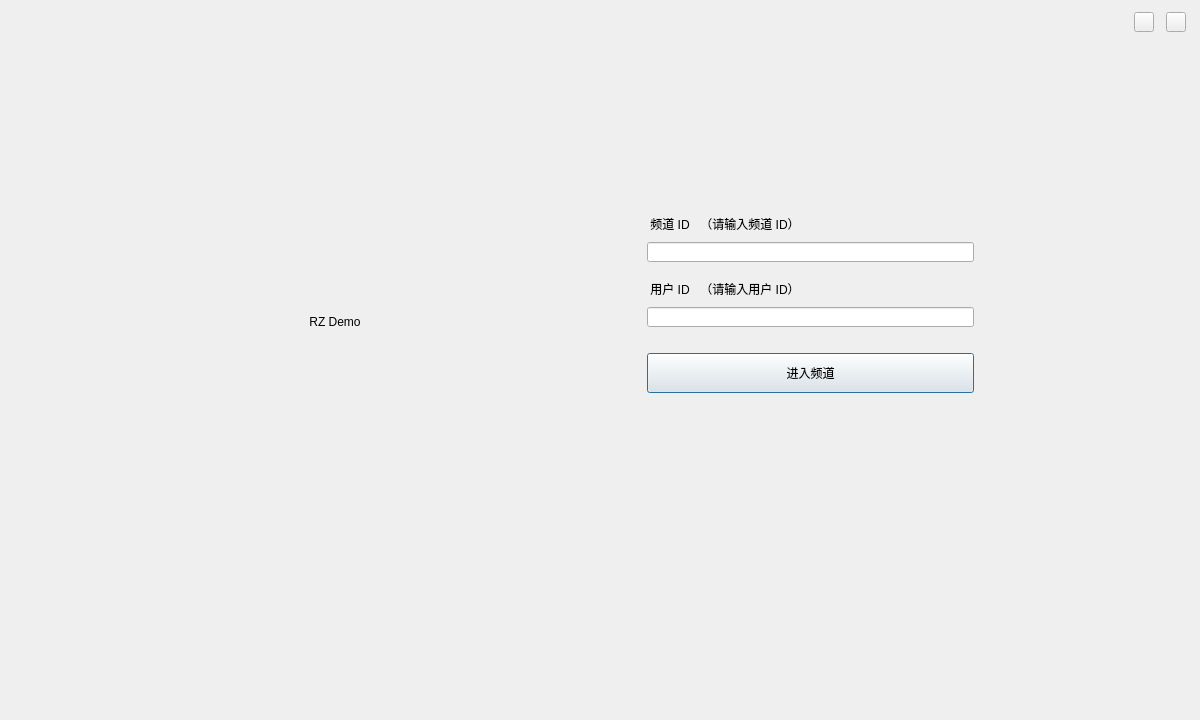
<?xml version="1.0" encoding="UTF-8"?>
<ui version="4.0">
 <class>PaasTestClass</class>
 <widget class="QDialog" name="PaasTestClass">
  <property name="geometry">
   <rect>
    <x>0</x>
    <y>0</y>
    <width>1200</width>
    <height>720</height>
   </rect>
  </property>
  <property name="sizePolicy">
   <sizepolicy hsizetype="Fixed" vsizetype="Fixed">
    <horstretch>0</horstretch>
    <verstretch>0</verstretch>
   </sizepolicy>
  </property>
  <property name="windowTitle">
   <string>PaasTest</string>
  </property>
  <widget class="QLabel" name="label_logo">
   <property name="geometry">
    <rect>
     <x>183</x>
     <y>284</y>
     <width>304</width>
     <height>76</height>
    </rect>
   </property>
   <property name="sizePolicy">
    <sizepolicy hsizetype="Fixed" vsizetype="Fixed">
     <horstretch>0</horstretch>
     <verstretch>0</verstretch>
    </sizepolicy>
   </property>
   <property name="text">
    <string>RZ Demo</string>
   </property>
   <property name="alignment">
    <set>Qt::AlignCenter</set>
   </property>
  </widget>
  <widget class="QLabel" name="label_yaxis">
   <property name="geometry">
    <rect>
     <x>576</x>
     <y>223</y>
     <width>1</width>
     <height>160</height>
    </rect>
   </property>
   <property name="sizePolicy">
    <sizepolicy hsizetype="Fixed" vsizetype="Fixed">
     <horstretch>0</horstretch>
     <verstretch>0</verstretch>
    </sizepolicy>
   </property>
   <property name="text">
    <string/>
   </property>
  </widget>
  <widget class="QLabel" name="label_channelid">
   <property name="geometry">
    <rect>
     <x>647</x>
     <y>214</y>
     <width>46</width>
     <height>19</height>
    </rect>
   </property>
   <property name="sizePolicy">
    <sizepolicy hsizetype="Fixed" vsizetype="Fixed">
     <horstretch>0</horstretch>
     <verstretch>0</verstretch>
    </sizepolicy>
   </property>
   <property name="text">
    <string>频道 ID</string>
   </property>
   <property name="alignment">
    <set>Qt::AlignCenter</set>
   </property>
  </widget>
  <widget class="QLabel" name="label_uid">
   <property name="geometry">
    <rect>
     <x>647</x>
     <y>279</y>
     <width>46</width>
     <height>19</height>
    </rect>
   </property>
   <property name="sizePolicy">
    <sizepolicy hsizetype="Fixed" vsizetype="Fixed">
     <horstretch>0</horstretch>
     <verstretch>0</verstretch>
    </sizepolicy>
   </property>
   <property name="text">
    <string>用户 ID</string>
   </property>
   <property name="alignment">
    <set>Qt::AlignCenter</set>
   </property>
  </widget>
  <widget class="QLineEdit" name="lineEdit_channelid">
   <property name="geometry">
    <rect>
     <x>647</x>
     <y>242</y>
     <width>327</width>
     <height>20</height>
    </rect>
   </property>
  </widget>
  <widget class="QLineEdit" name="lineEdit_uid">
   <property name="geometry">
    <rect>
     <x>647</x>
     <y>307</y>
     <width>327</width>
     <height>20</height>
    </rect>
   </property>
  </widget>
  <widget class="QPushButton" name="pushButton_join">
   <property name="geometry">
    <rect>
     <x>647</x>
     <y>353</y>
     <width>327</width>
     <height>40</height>
    </rect>
   </property>
   <property name="sizePolicy">
    <sizepolicy hsizetype="Fixed" vsizetype="Fixed">
     <horstretch>0</horstretch>
     <verstretch>0</verstretch>
    </sizepolicy>
   </property>
   <property name="text">
    <string>进入频道</string>
   </property>
  </widget>
  <widget class="QLabel" name="label_channelid_tip">
   <property name="geometry">
    <rect>
     <x>693</x>
     <y>214</y>
     <width>114</width>
     <height>19</height>
    </rect>
   </property>
   <property name="sizePolicy">
    <sizepolicy hsizetype="Fixed" vsizetype="Fixed">
     <horstretch>0</horstretch>
     <verstretch>0</verstretch>
    </sizepolicy>
   </property>
   <property name="text">
    <string>（请输入频道 ID）</string>
   </property>
   <property name="alignment">
    <set>Qt::AlignCenter</set>
   </property>
  </widget>
  <widget class="QLabel" name="label_uid_tip">
   <property name="geometry">
    <rect>
     <x>693</x>
     <y>279</y>
     <width>114</width>
     <height>19</height>
    </rect>
   </property>
   <property name="sizePolicy">
    <sizepolicy hsizetype="Fixed" vsizetype="Fixed">
     <horstretch>0</horstretch>
     <verstretch>0</verstretch>
    </sizepolicy>
   </property>
   <property name="text">
    <string>（请输入用户 ID）</string>
   </property>
   <property name="alignment">
    <set>Qt::AlignCenter</set>
   </property>
  </widget>
  <widget class="QPushButton" name="pushButton_min">
   <property name="geometry">
    <rect>
     <x>1134</x>
     <y>12</y>
     <width>20</width>
     <height>20</height>
    </rect>
   </property>
   <property name="sizePolicy">
    <sizepolicy hsizetype="Fixed" vsizetype="Fixed">
     <horstretch>0</horstretch>
     <verstretch>0</verstretch>
    </sizepolicy>
   </property>
   <property name="text">
    <string/>
   </property>
  </widget>
  <widget class="QPushButton" name="pushButton_close">
   <property name="geometry">
    <rect>
     <x>1166</x>
     <y>12</y>
     <width>20</width>
     <height>20</height>
    </rect>
   </property>
   <property name="sizePolicy">
    <sizepolicy hsizetype="Fixed" vsizetype="Fixed">
     <horstretch>0</horstretch>
     <verstretch>0</verstretch>
    </sizepolicy>
   </property>
   <property name="text">
    <string/>
   </property>
  </widget>
 </widget>
 <layoutdefault spacing="6" margin="11"/>
 <resources>
  <include location="PaasTest.qrc"/>
 </resources>
 <connections/>
</ui>
